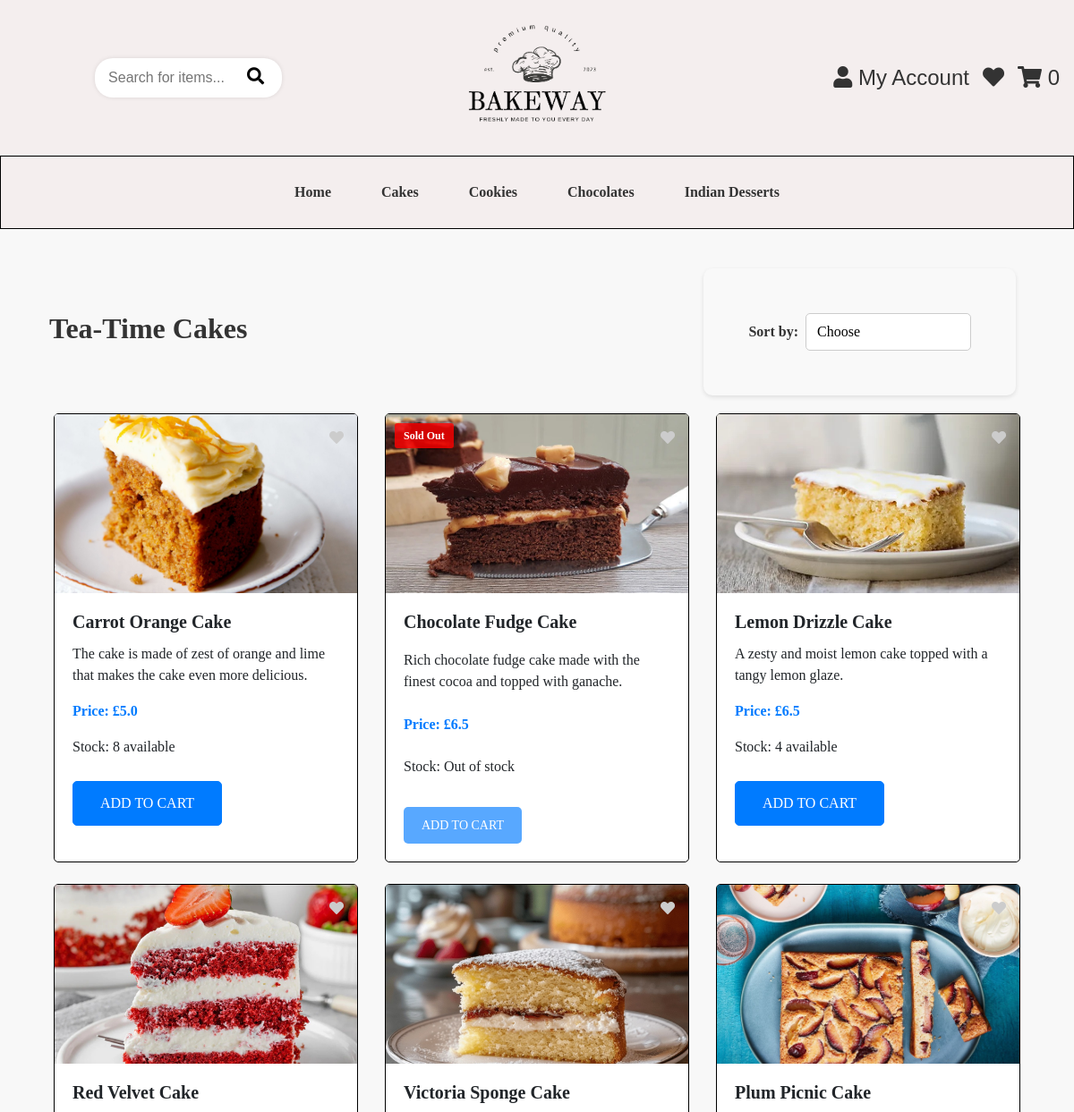
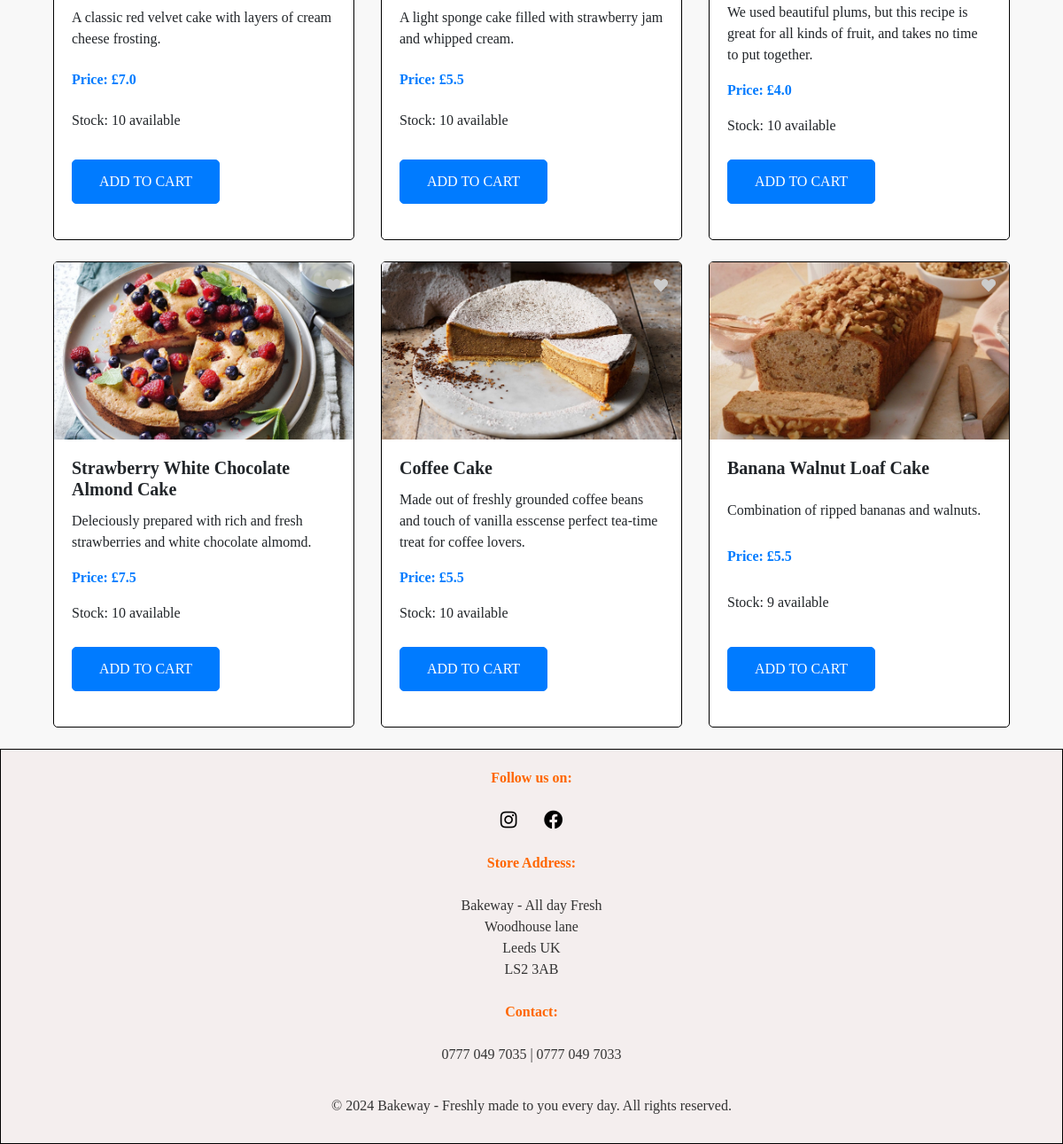
The page /cakes (signed in) on the database its author committed (2 pictures, top to bottom).
### app/models.py (models this page shows, shortened)
class Product(db.Model):
    id = db.Column(db.Integer, primary_key=True)
    name = db.Column(db.String(100), nullable=False)
    description = db.Column(db.Text, nullable=False)
    price = db.Column(db.Float, nullable=False)
    category = db.Column(db.String(50), nullable=False)  # 'Cake', 'Cookie', 'Chocolate', 'Desserts'.
    image = db.Column(db.String(225), nullable=False)
    stock = db.Column(db.Integer, nullable=False, default=0)  # Stock quantity

### app/views.py (the view)
@app.route('/cakes')
def cakes():
    sort_option = request.args.get('sort')
    query = request.args.get('query', '').strip().lower()
    cakes_query = Product.query.filter_by(category='Cake')
    if query:
        cakes_query = cakes_query.filter(Product.name.ilike(f'%{query}%'))
    if sort_option == 'lowest_to_highest':
        cakes_query = cakes_query.order_by(Product.price.asc())
    elif sort_option == 'highest_to_lowest':
        cakes_query = cakes_query.order_by(Product.price.desc())
    elif sort_option == 'A_to_Z':
        cakes_query = cakes_query.order_by(Product.name.asc())
    cakes = cakes_query.all()
    return render_template('cakes.html', products=cakes, query=query)

### app/__init__.py (called while the page is built)
@login_manager.user_loader
def load_user(user_id):
    return User.query.get(int(user_id))

### app/views.py (called while the page is built)
@app.before_request
def initialize_cart():
    if 'cart' not in session:
        session['cart'] = {}

@app.context_processor
def inject_cart_quantity():
    if current_user.is_authenticated:
        total_quantity = db.session.query(
            db.func.sum(CartItem.quantity)
        ).filter_by(user_id=current_user.id).scalar() or 0
    else:
        cart = session.get('cart', {})
        total_quantity = sum(item['quantity'] for item in cart.values())
    return dict(cart_total_quantity=total_quantity)

### app/templates/cakes.html (shortened to what this page needs)
{% extends "base.html" %}
{% block content %}
<div class="d-flex justify-content-between align-items-center">
  <h2><strong>Tea-Time Cakes</strong></h2>
  <div class="sort-container">
    <form method="GET" action="{{ url_for('cakes') }}" class="form-inline" >
      <label for="sort" class="mr-2 sort-label">Sort by:</label>
      <select name="sort" id="sort" class="sort-select" onchange="this.form.submit()" >
        <option value="Default"  {% if request.args.get('sort') %}selected{% endif %}> Choose</option>
      </select>
    </form>
  </div>
</div>
<div class="container">
  <div class="row">
    {% for product in products %}
    <div class="col-md-4 mb-4">
      <div class="card">
        <div class="position-relative">
          <img src="{{ url_for('static', filename=product.image) }}" class="card-img-top" alt="{{ product.name }}">
          {% if product.stock == 0 %}
          <div class="out-of-stock-label">Sold Out</div>
          {% endif %}
          <a href="javascript:void(0);"
          class="like-button position-absolute"
          style="top: 10px; right: 10px;"
          data-product-id="{{ product.id }}"
          onclick="addToWishlist(this)">
          <i class="fas fa-heart"></i>
       </a>
        </div>
        <div class="card-body">
          <h5 class="card-title"><strong>{{ product.name }}</strong></h5>
          <p class="card-text">{{ product.description }}</p>
          <p class="text-primary font-weight-bold">Price: £{{ product.price }}</p>
          <p>Stock: {% if product.stock > 0 %} {{ product.stock }} available {% else %} Out of stock {% endif %}</p>
          <div class="d-flex justify-content-between">
            {% if product.stock > 0 %}
            <a href="javascript:void(0);" onclick="document.getElementById('addToCartForm{{ product.id }}').submit();" class="btn btn-primary custom-btn">Add to Cart</a>
          {% else %}
          <button class="btn btn-primary" disabled>Add to Cart</button>
            {% endif %}
          </div>
        </div>
      </div>
    </div>
    {% endfor %}
  </div>
</div>
{% endblock %}

### app/static/style.css (style rules this page uses)
h2 { color: #333; font-family: 'Times New Roman', Times, serif; text-align: center; padding: 10px; }
* { margin: 0; padding: 0; box-sizing: border-box; }
body { font-family: Arial, sans-serif; background-color: #f8f8f8; margin: 0; }
.card { display: flex; flex-direction: column; height: 100%; border-radius: 5px; border: 0.5px solid black; font-family: 'Times New Roman', Times, serif; }
.card-body { flex-grow: 1; display: flex; flex-direction: column; justify-content: space-between; }
.card-img-top { height: 200px; object-fit: cover; }
.like-button { position: absolute; top: 10px; right: 10px; z-index: 10; border-radius: 50%; padding: 5px; cursor: pointer; transition: color 0.3s ease-in-out; }
.like-button i { color: #ccc; }
.out-of-stock-label { position: absolute; top: 10px; left: 10px; background-color: rgba(255, 0, 0, 0.8); color: white; padding: 5px 10px; font-size: 12px; font-weight: bold; border-radius: 3px; z-index: 10; }
.btn-primary { background-color: #ff6600; border: none; box-shadow: none !important; outline: none !important; padding: 10px 15px; }
.sort-container { display: flex; align-items: center; justify-content: flex-start; gap: 10px; font-family: 'Times New Roman', Times, serif; }
.sort-label { font-size: 1rem; color: #333; font-weight: bold; }
.sort-select { appearance: none; border: 1px solid #ccc; background-color: #fff; padding: 8px 12px; font-size: 14px; cursor: pointer; }
.sort-select::after { content: '▼'; position: absolute; right: 10px; pointer-events: none; }
.sort-container { display: flex; align-items: center; justify-content: center; padding: 20px; }
.sort-label { margin-right: 8px; }
.sort-select { font-size: 1rem; padding: 8px 12px; border-radius: 5px; border: 1px solid #ccc; background-color: #fff; box-shadow: none !important; cursor: pointer; transition: all 0.3s ease; }
form { max-width: 500px; margin: auto; padding: 50px; background: #f9f9f9; border-radius: 10px; box-shadow: 0px 2px 5px rgba(0, 0, 0, 0.1); }
.btn { padding: 12px; background-color: #007bff; color: white; border: none; border-radius: 5px; cursor: pointer; margin-top: 10px; font-family: 'Times New Roman', Times, serif; }
.btn { padding: 10px 15px; border-radius: 5px; text-transform: uppercase; font-size: 14px; border: none; transition: background-color 0.3s; }
.btn-primary { background-color: #007bff; color: white; }
.btn { display: inline-block; padding: 10px 20px; background-color: #007bff; color: white; border-radius: 5px; text-decoration: none; text-align: center; }
.custom-btn { padding: 12px 30px; font-size: 16px; border-radius: 5px; text-decoration: none; margin-right: 10px; display: inline-block; width: auto; transition: background-color 0.3s ease, transform 0.3s ease; margin-bottom: 20px; }
.custom-btn { background-color: #007bff; color: #fff; border: 1px solid #007bff; }

### rows shown on the page
Product: image (picture), name "Carrot Orange Cake", description "The cake is made of zest of orange and lime that makes the cake even more delicious.", price "5.0", stock "8"
Product: image (picture), stock "Sold Out", name "Chocolate Fudge Cake", description "Rich chocolate fudge cake made with the finest cocoa and topped with ganache.", price "6.5"
Product: image (picture), name "Lemon Drizzle Cake", description "A zesty and moist lemon cake topped with a tangy lemon glaze.", price "6.5", stock "4"
Product: image (picture), name "Red Velvet Cake", description "A classic red velvet cake with layers of cream cheese frosting.", price "7.0", stock "10"
Product: image (picture), name "Victoria Sponge Cake", description "A light sponge cake filled with strawberry jam and whipped cream.", price "5.5", stock "10"
Product: image (picture), name "Plum Picnic Cake", description "We used beautiful plums, but this recipe is great for all kinds of fruit, and takes no time to put together.", price "4.0", stock "10"
Product: image (picture), name "Strawberry White Chocolate Almond Cake", description "Deleciously prepared with rich and fresh strawberries and white chocolate almomd.", price "7.5", stock "10"
Product: image (picture), name "Coffee Cake", description "Made out of freshly grounded coffee beans and touch of vanilla esscense perfect tea-time treat for coffee lovers.", price "5.5", stock "10"
Product: image (picture), name "Banana Walnut Loaf Cake", description "Combination of ripped bananas and walnuts.", price "5.5", stock "9"

### other values the page prints
{{ cart_total_quantity }} "0"
